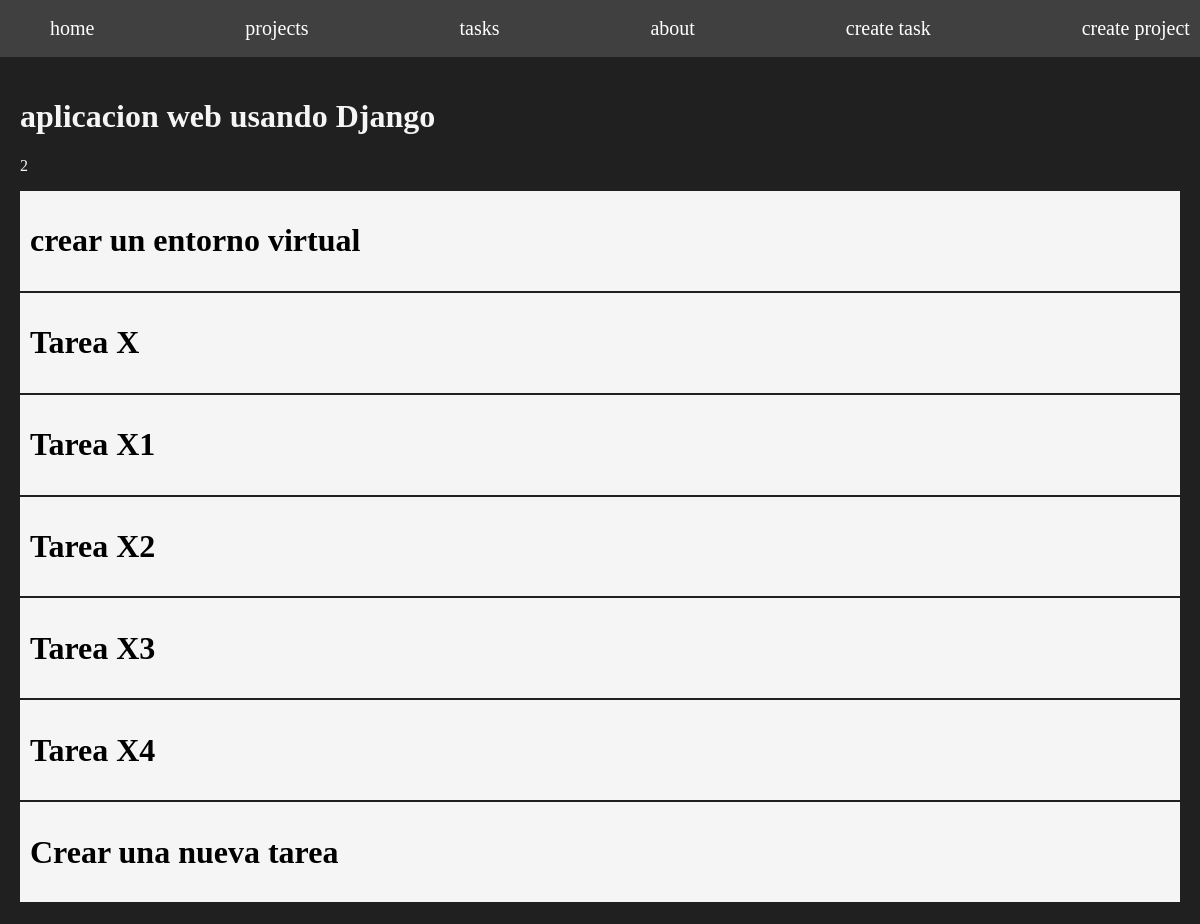
The page /home/projects/2 on the database as committed earlier.
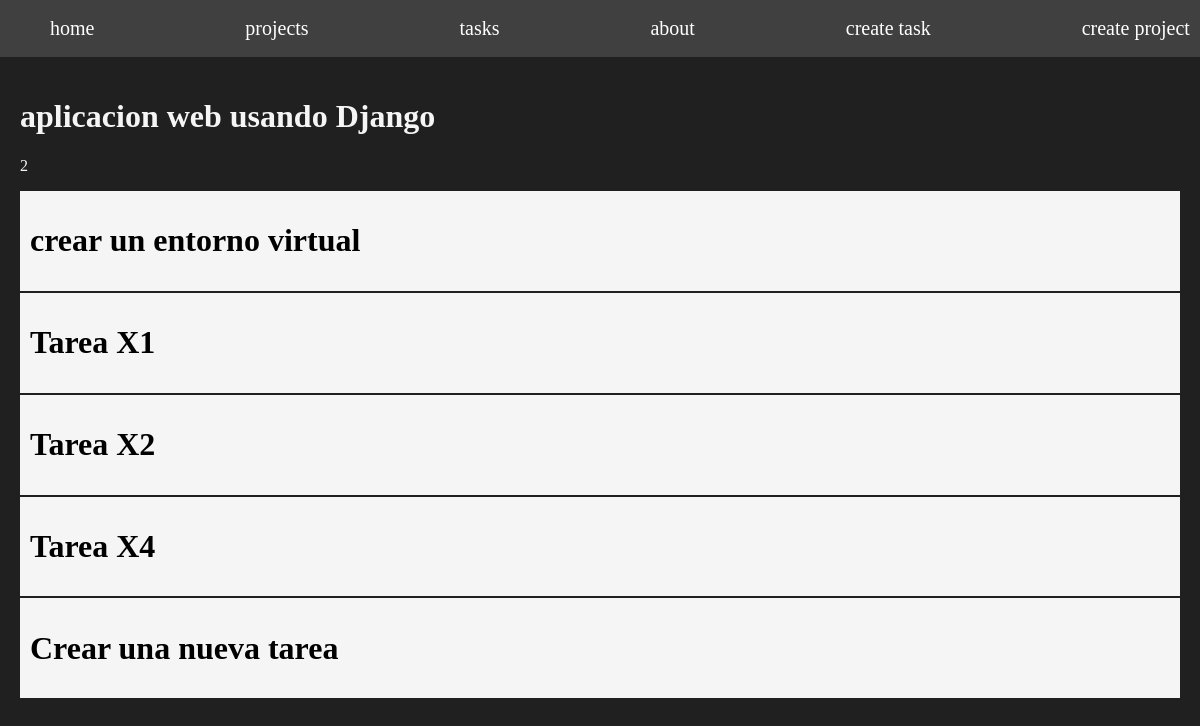
The same page on the database as committed later.
### myapp/models.py (models this page shows, shortened)
class Task(models.Model):
    title = models.CharField(max_length=200)
    description = models.TextField()
    project = models.ForeignKey(Project, on_delete=models.CASCADE)
    done = models.BooleanField(default=False)

### myapp/views.py (the view)
# urls.py: path('projects/<int:id>', views.project_detail, name="project_detail"),
def project_detail(request, id):
    project = get_object_or_404(Project, id=id)
    task = Task.objects.filter(project_id=id)
    print(project)
    return render(request, 'projects/detail.html', {
        'project' : project,
        'tasks' : task
    })

### myapp/models.py (called while the page is built)
    def __str__(self):
        return self.name

### myapp/templates/projects/detail.html
{% extends 'layouts/base.html' %}
{% block content %}
<h1>{{project.name}}</h1>
<p>{{project.id}}</p>
{% for task in tasks %}
<div class="card">
  <h1>{{task.title}}</h1>
</div>
{% endfor %}
{% endblock %}

Rows that differ between the two databases and show on the page:
no longer on this page (row edited): Task: title "Tarea X"
no longer on this page (row edited): Task: title "Tarea X3"
